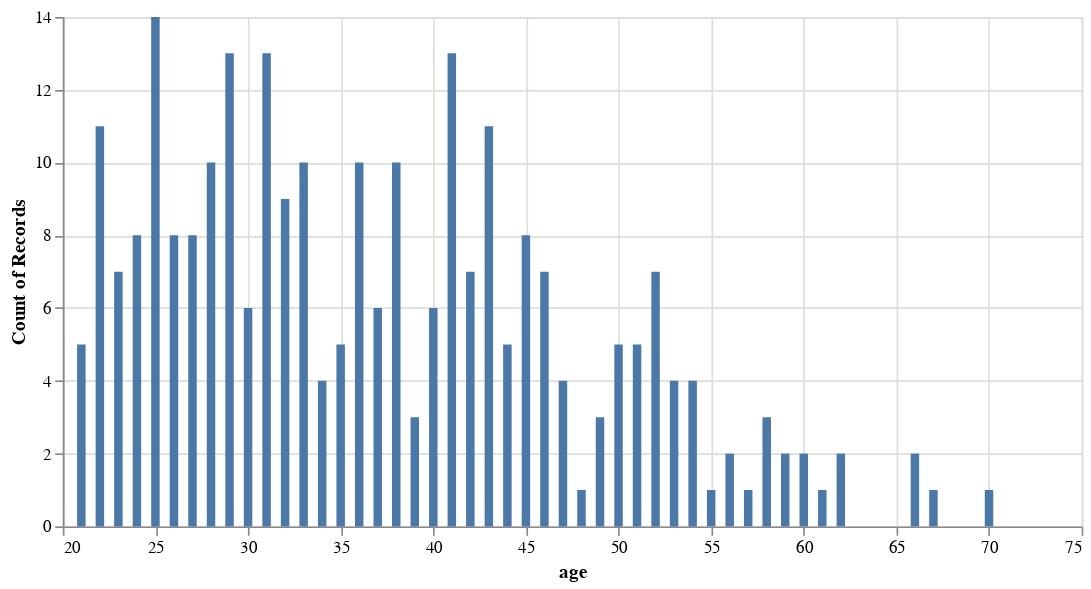

The notebook cell this image was saved under:
### Code cell
alt.Chart(diabetes_df[diabetes_df['outcome']==1]).mark_bar().encode(
    x = alt.X('age:Q'),
    y = alt.Y('count():Q'),
    tooltip = [alt.Tooltip('age:Q'),
              alt.Tooltip('count()')]
). properties(
                                width=600,
                                height=300)

### Figure 1 — Vega-Lite specification as saved in the notebook (floating-point values rounded to 4 significant figures; data arrays with more than 128 entries replaced by an {"elided": "..."} marker saying what was removed)
{"config": {"view": {"continuousWidth": 400, "continuousHeight": 300}}, "data": {"name": "data-1f0b9233876b03f50f950ae425cc42fb"}, "mark": "bar", "encoding": {"tooltip": [{"type": "quantitative", "field": "age"}, {"type": "quantitative", "aggregate": "count"}], "x": {"type": "quantitative", "field": "age"}, "y": {"type": "quantitative", "aggregate": "count"}}, "height": 300, "width": 600, "$schema": "https://vega.github.io/schema/vega-lite/v4.8.1.json", "datasets": {"data-1f0b9233876b03f50f950ae425cc42fb": {"elided": "268 records"}}}
